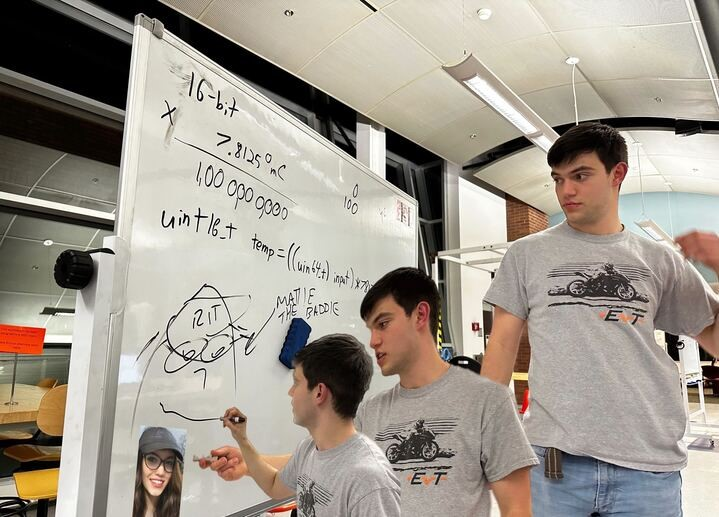
//> input picture image.jpg, 719 x 517 px, given in place of the camera
$ ./DisplayImage   (built with g++ and OpenCV 4)
//> lines starting //> are read from the running program, lines starting //| are printed output that depends on the picture; after the words box and inside, x2 and y2 are one past the last pixel; in counts of white or black regions, pixels touching at a corner belong together
#include <opencv2/core.hpp>
#include <opencv2/core/utility.hpp>
#include "opencv2/imgcodecs.hpp"
#include <opencv2/highgui.hpp>
#include <opencv2/imgproc.hpp>
#include <opencv2/videoio.hpp>
#include <opencv2/video.hpp>
#include <iostream>
#include <sstream>

using namespace std;
using namespace cv;


// [50 lines left out: functions SharpenImageManual, ScanImageAndReduceC, not called in this run]

int main(int argc, char** argv)
{
    cout << "Motion Capture System" << endl;
    cout << "=====================" << endl;

    // Try different camera indices
    VideoCapture cap;
    bool cameraFound = false;
    int cameraIndex = -1;

    // Try camera indices from 0 to 9
    for (int i = 0; i < 10; ++i) {
        cap.open(i);
        if (cap.isOpened()) {
            cameraIndex = i;
            cameraFound = true;
            cout << "Camera found at index " << i << endl;
            break;
        }
        cap.release();
    }

    if (!cameraFound) {
        cerr << "Error: No camera found!" << endl;
        cerr << "Possible solutions:" << endl;
        cerr << "1. Check if you're running in WSL - cameras don't work directly in WSL" << endl;
        cerr << "2. If in WSL, run this application from Windows Command Prompt instead" << endl;
        cerr << "3. Make sure your camera is connected and not used by another application" << endl;
        cerr << "4. Try running: sudo chmod 666 /dev/video*" << endl;
        cerr << "5. Check camera permissions with: ls -la /dev/video*" << endl;
        return -1;
    }

    cout << "Using camera index: " << cameraIndex << endl;

    // Get camera properties
    double fps = cap.get(CAP_PROP_FPS);
    int width = cap.get(CAP_PROP_FRAME_WIDTH);
    int height = cap.get(CAP_PROP_FRAME_HEIGHT);

    cout << "Camera properties:" << endl;
    cout << "  Resolution: " << width << "x" << height << endl;
    cout << "  FPS: " << fps << endl;

    // Create background subtractor
    Ptr<BackgroundSubtractorMOG2> bgSubtractor = createBackgroundSubtractorMOG2();

    Mat frame, fgMask, blurred;

    // Create windows
    namedWindow("Live Feed", WINDOW_AUTOSIZE);
    namedWindow("Motion Detection", WINDOW_AUTOSIZE);

    cout << endl << "Controls:" << endl;
    cout << "  'q' or ESC: Quit" << endl;
    cout << "  's': Save current frame" << endl;
    cout << "  'c': Clear background model" << endl;
    cout << endl << "Starting motion capture..." << endl;

    while (true) {
        // Capture frame
        cap >> frame;
//> frame is the input picture: 517 rows x 719 cols, CV_8UC3; mean B, G, R 143.3, 154.1, 161.8

        if (frame.empty()) {
            cerr << "Error: Could not capture frame" << endl;
            break;
        }

        // Apply background subtraction
        bgSubtractor->apply(frame, fgMask);
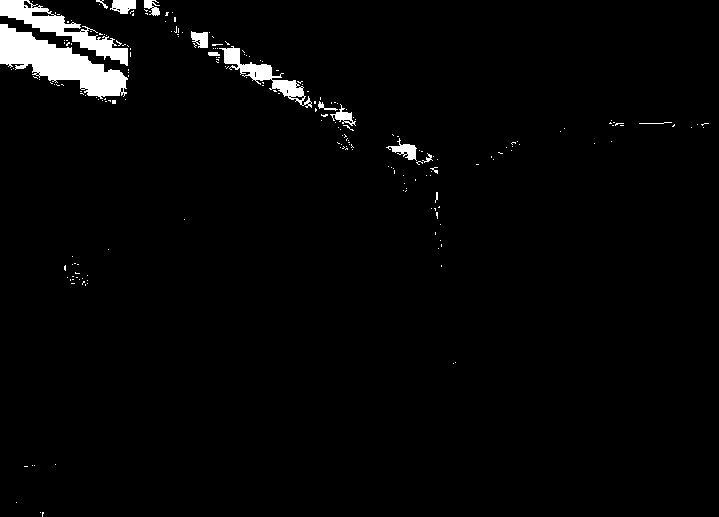
//> fgMask: 517 rows x 719 cols, CV_8UC1; values 127 (black) and 255 (white), 2.5% white; 215 white regions (201 under 20 px), largest, box (x1, y1, x2, y2) and area: (0, 24, 128, 99) 4095, (0, 0, 128, 66) 2196, (219, 46, 312, 108) 1245

        // Apply morphological operations to reduce noise
        Mat kernel = getStructuringElement(MORPH_ELLIPSE, Size(3, 3));
        morphologyEx(fgMask, fgMask, MORPH_OPEN, kernel);
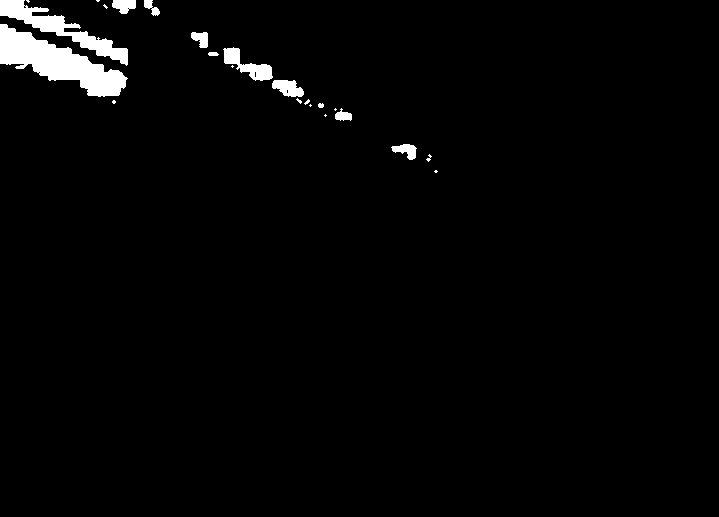
//> fgMask: 517 rows x 719 cols, CV_8UC1; values 127 (black) and 255 (white), 2.2% white; 23 white regions (11 under 20 px), largest, box (x1, y1, x2, y2) and area: (0, 24, 128, 97) 4007, (0, 0, 128, 66) 2075, (223, 47, 273, 81) 684
        morphologyEx(fgMask, fgMask, MORPH_CLOSE, kernel);
//> fgMask: 517 rows x 719 cols, CV_8UC1; values 127 (black) and 255 (white), 2.2% white; 21 white regions (9 under 20 px), largest, box (x1, y1, x2, y2) and area: (0, 24, 128, 97) 4032, (0, 0, 128, 66) 2099, (223, 47, 273, 81) 701

        // Apply Gaussian blur to smooth the mask
        GaussianBlur(fgMask, blurred, Size(11, 11), 0);
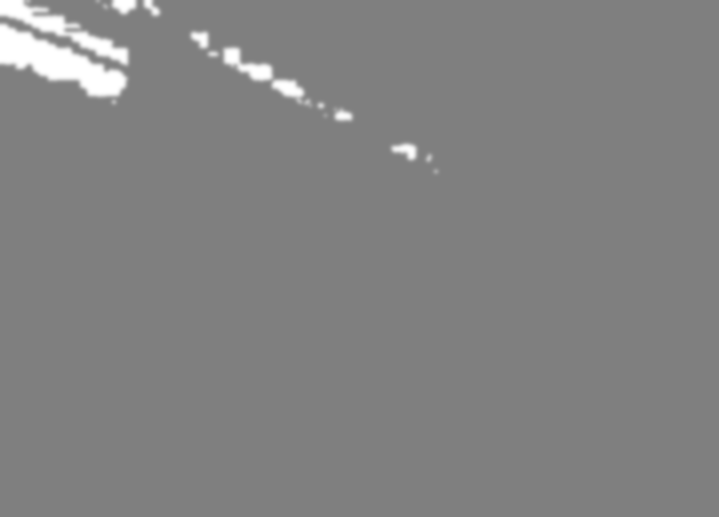
//> blurred: 517 rows x 719 cols, CV_8UC1; min 127, max 255, mean 129.9

        // Threshold to get binary motion mask
        threshold(blurred, fgMask, 50, 255, THRESH_BINARY);
//> fgMask: 517 rows x 719 cols, CV_8UC1; every value is 255

        // Display frames
        imshow("Live Feed", frame);
        imshow("Motion Detection", fgMask);

        // Check for key press
        int key = waitKey(30);
//> the 'q' key is pressed
        if (key == 'q' || key == 27) { // 'q' or ESC
            break;
        } else if (key == 's') {
            string filename = "motion_capture_" + to_string(time(0)) + ".png";
            imwrite(filename, frame);
            cout << "Frame saved as: " << filename << endl;
        } else if (key == 'c') {
            // Clear background model
            bgSubtractor = createBackgroundSubtractorMOG2();
            cout << "Background model cleared" << endl;
        }
    }

    cap.release();
    destroyAllWindows();

    cout << "Motion capture stopped." << endl;
    return 0;
}
